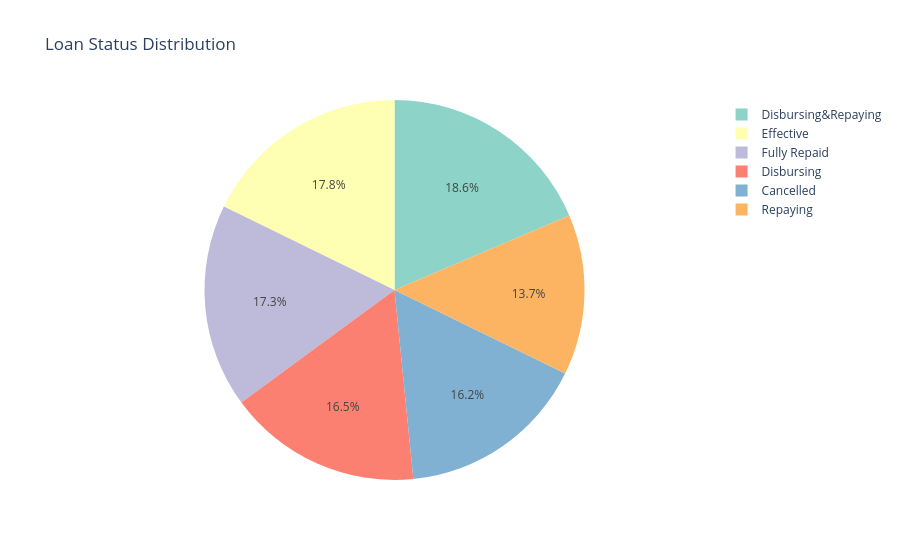
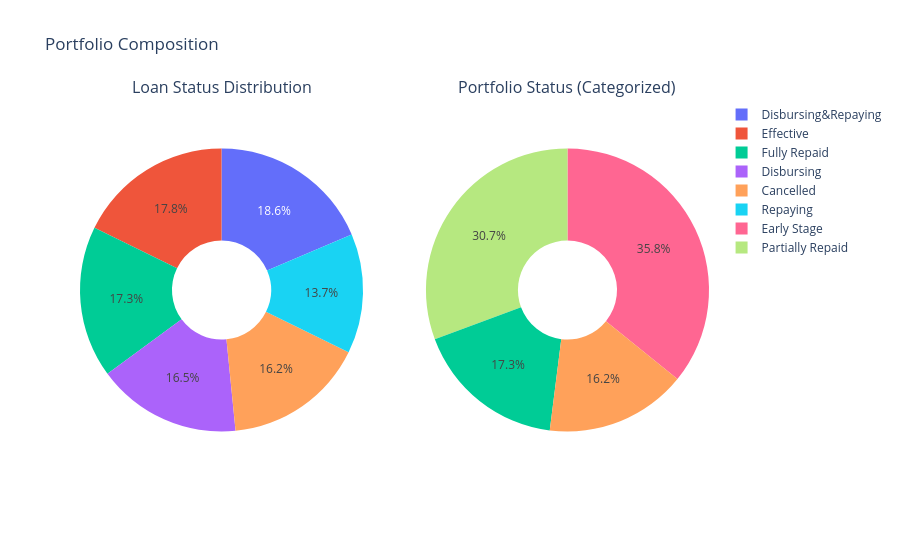
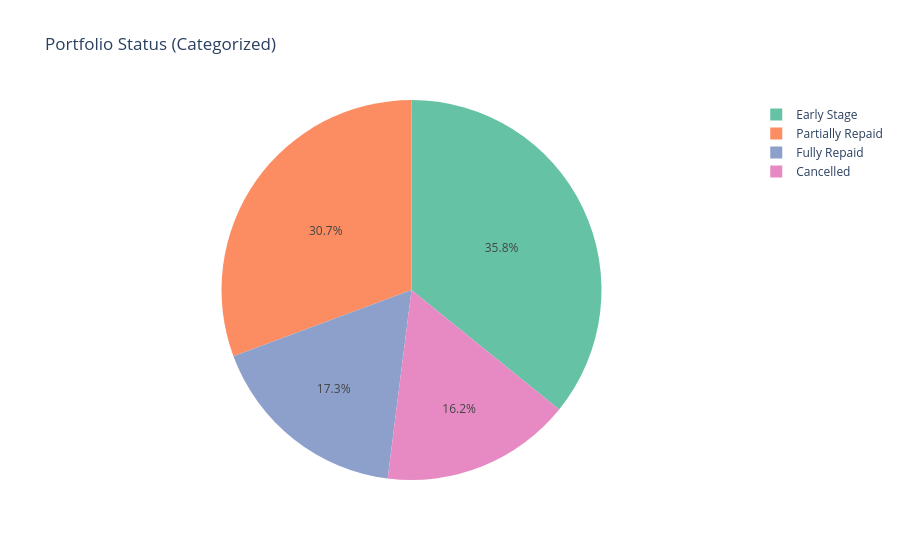
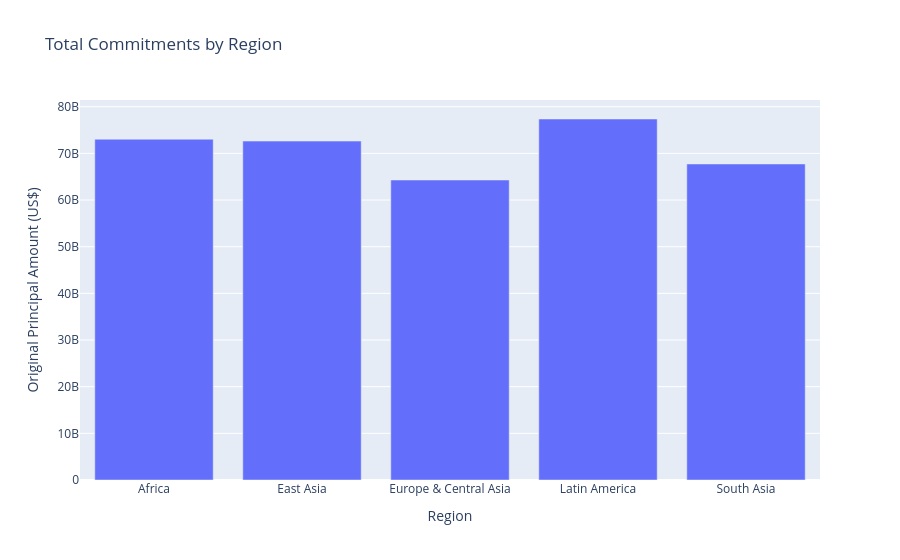

Notebook code for these charts, in order:
### Code cell
import os
import sys
from pathlib import Path

import pandas as pd
import plotly.express as px
import plotly.graph_objects as go
from plotly.subplots import make_subplots
import plotly.io as pio

# Force inline rendering inside VS Code notebooks
if 'vscode' in pio.renderers:
    pio.renderers.default = 'vscode'
else:
    pio.renderers.default = 'notebook'

# Resolve the project root even when the notebook is launched from a subfolder
cwd = Path.cwd().resolve()
repo_candidates = [cwd, *cwd.parents]
repo_root = next((p for p in repo_candidates if (p / 'src').exists() and (p / 'data').exists()), cwd)
if str(repo_root) not in sys.path:
    sys.path.insert(0, str(repo_root))

clean_path = repo_root / 'data' / 'processed' / 'ibrd_clean.csv'
if not clean_path.exists():
    from src.data_pipeline.silver_layer import clean_ibrd_data
    clean_ibrd_data(
        raw_path=repo_root / 'data' / 'raw' / 'ibrd_statement_of_loans_and_guarantees_latest_available_snapshot_09-09-2026.csv',
        silver_path=clean_path,
    )

df = pd.read_csv(clean_path)

output_dir = repo_root / 'notebooks' / 'exports'
output_dir.mkdir(parents=True, exist_ok=True)


def show_and_save(fig, filename):
    """Display inline in VS Code and also save a PNG file to disk."""
    fig.show(renderer='vscode')
    try:
        export_path = output_dir / f'{filename}.png'
        fig.write_image(export_path, width=1400, height=900, scale=2)
        print(f'Saved chart: {export_path}')
    except Exception as exc:
        print(f'PNG export skipped: {exc}')

# --- Portfolio Summary ---
print('=' * 50)
print('IBRD LOAN PORTFOLIO SUMMARY')
print('=' * 50)

total_commitments = df['Original Principal Amount (US$)'].sum()
total_disbursed = df['Disbursed Amount (US$)'].sum()
total_repaid = df['Repaid to IBRD (US$)'].sum()
total_outstanding = df['Due to IBRD (US$)'].sum()

disbursement_rate = (total_disbursed / total_commitments) * 100 if total_commitments else 0

print(f'Total Commitments: ${total_commitments:,.0f}')
print(f'Total Disbursed: ${total_disbursed:,.0f}')
print(f'Total Repaid: ${total_repaid:,.0f}')
print(f'Total Outstanding: ${total_outstanding:,.0f}')
print(f'Disbursement Rate: {disbursement_rate:.1f}%')

# --- Loan Status Distribution ---
fig1 = px.pie(
    df,
    names='Loan Status',
    title='Loan Status Distribution',
    color_discrete_sequence=px.colors.qualitative.Set3,
)
show_and_save(fig1, 'loan_status_distribution')

# --- Portfolio Status Comparison ---
status_fig = make_subplots(
    rows=1,
    cols=2,
    specs=[[{'type': 'pie'}, {'type': 'pie'}]],
    subplot_titles=('Loan Status Distribution', 'Portfolio Status (Categorized)'),
)

status_fig.add_trace(
    go.Pie(
        labels=df['Loan Status'],
        hole=0.35,
        hovertemplate='Loan Status=%{label}<extra></extra>',
    ),
    row=1,
    col=1,
)

status_fig.add_trace(
    go.Pie(
        labels=df['portfolio_status'],
        hole=0.35,
        hovertemplate='Portfolio Status=%{label}<extra></extra>',
    ),
    row=1,
    col=2,
)

status_fig.update_layout(
    title_text='Portfolio Composition',
    template='plotly_white',
)
show_and_save(status_fig, 'portfolio_composition')

# --- Portfolio Status ---
fig2 = px.pie(
    df,
    names='portfolio_status',
    title='Portfolio Status (Categorized)',
    color_discrete_sequence=px.colors.qualitative.Set2,
)
show_and_save(fig2, 'portfolio_status_distribution')

# --- Regional Analysis ---
fig3 = px.bar(
    df.groupby('Region')['Original Principal Amount (US$)'].sum().reset_index(),
    x='Region',
    y='Original Principal Amount (US$)',
    title='Total Commitments by Region',
)
show_and_save(fig3, 'regional_commitments')

### Figure 1 — Plotly figure (JSON) as saved in the notebook; plotly's stock layout.template omitted (floating-point values rounded to 4 significant figures; data arrays with more than 128 entries replaced by an {"elided": "..."} marker saying what was removed)
{"data": [{"domain": {"x": [0, 1], "y": [0, 1]}, "hovertemplate": "Loan Status=%{label}<extra></extra>", "labels": {"elided": "1200 str values"}, "legendgroup": "", "name": "", "showlegend": true, "type": "pie"}], "layout": {"legend": {"tracegroupgap": 0}, "piecolorway": ["rgb(141,211,199)", "rgb(255,255,179)", "rgb(190,186,218)", "rgb(251,128,114)", "rgb(128,177,211)", "rgb(253,180,98)", "rgb(179,222,105)", "rgb(252,205,229)", "rgb(217,217,217)", "rgb(188,128,189)", "rgb(204,235,197)", "rgb(255,237,111)"], "title": {"text": "Loan Status Distribution"}}}

### Figure 2 — Plotly figure (JSON) as saved in the notebook; plotly's stock layout.template omitted (floating-point values rounded to 4 significant figures; data arrays with more than 128 entries replaced by an {"elided": "..."} marker saying what was removed)
{"data": [{"domain": {"x": [0, 0.45], "y": [0, 1]}, "hole": 0.35, "hovertemplate": "Loan Status=%{label}<extra></extra>", "labels": {"elided": "1200 str values"}, "type": "pie"}, {"domain": {"x": [0.55, 1], "y": [0, 1]}, "hole": 0.35, "hovertemplate": "Portfolio Status=%{label}<extra></extra>", "labels": {"elided": "1200 str values"}, "type": "pie"}], "layout": {"annotations": [{"font": {"size": 16}, "showarrow": false, "text": "Loan Status Distribution", "x": 0.225, "xanchor": "center", "xref": "paper", "y": 1, "yanchor": "bottom", "yref": "paper"}, {"font": {"size": 16}, "showarrow": false, "text": "Portfolio Status (Categorized)", "x": 0.775, "xanchor": "center", "xref": "paper", "y": 1, "yanchor": "bottom", "yref": "paper"}], "title": {"text": "Portfolio Composition"}}}

### Figure 3 — Plotly figure (JSON) as saved in the notebook; plotly's stock layout.template omitted (floating-point values rounded to 4 significant figures; data arrays with more than 128 entries replaced by an {"elided": "..."} marker saying what was removed)
{"data": [{"domain": {"x": [0, 1], "y": [0, 1]}, "hovertemplate": "portfolio_status=%{label}<extra></extra>", "labels": {"elided": "1200 str values"}, "legendgroup": "", "name": "", "showlegend": true, "type": "pie"}], "layout": {"legend": {"tracegroupgap": 0}, "piecolorway": ["rgb(102,194,165)", "rgb(252,141,98)", "rgb(141,160,203)", "rgb(231,138,195)", "rgb(166,216,84)", "rgb(255,217,47)", "rgb(229,196,148)", "rgb(179,179,179)"], "title": {"text": "Portfolio Status (Categorized)"}}}

### Figure 4 — Plotly figure (JSON) as saved in the notebook; plotly's stock layout.template omitted (floating-point values rounded to 4 significant figures)
{"data": [{"hovertemplate": "Region=%{x}<br>Original Principal Amount (US$)=%{y}<extra></extra>", "legendgroup": "", "marker": {"color": "#636efa", "pattern": {"shape": ""}}, "name": "", "orientation": "v", "showlegend": false, "textposition": "auto", "type": "bar", "x": ["Africa", "East Asia", "Europe & Central Asia", "Latin America", "South Asia"], "xaxis": "x", "y": [73030000000.0, 72630000000.0, 64290000000.0, 77360000000.0, 67720000000.0], "yaxis": "y"}], "layout": {"barmode": "relative", "legend": {"tracegroupgap": 0}, "title": {"text": "Total Commitments by Region"}, "xaxis": {"anchor": "y", "domain": [0, 1], "title": {"text": "Region"}}, "yaxis": {"anchor": "x", "domain": [0, 1], "title": {"text": "Original Principal Amount (US$)"}}}}
